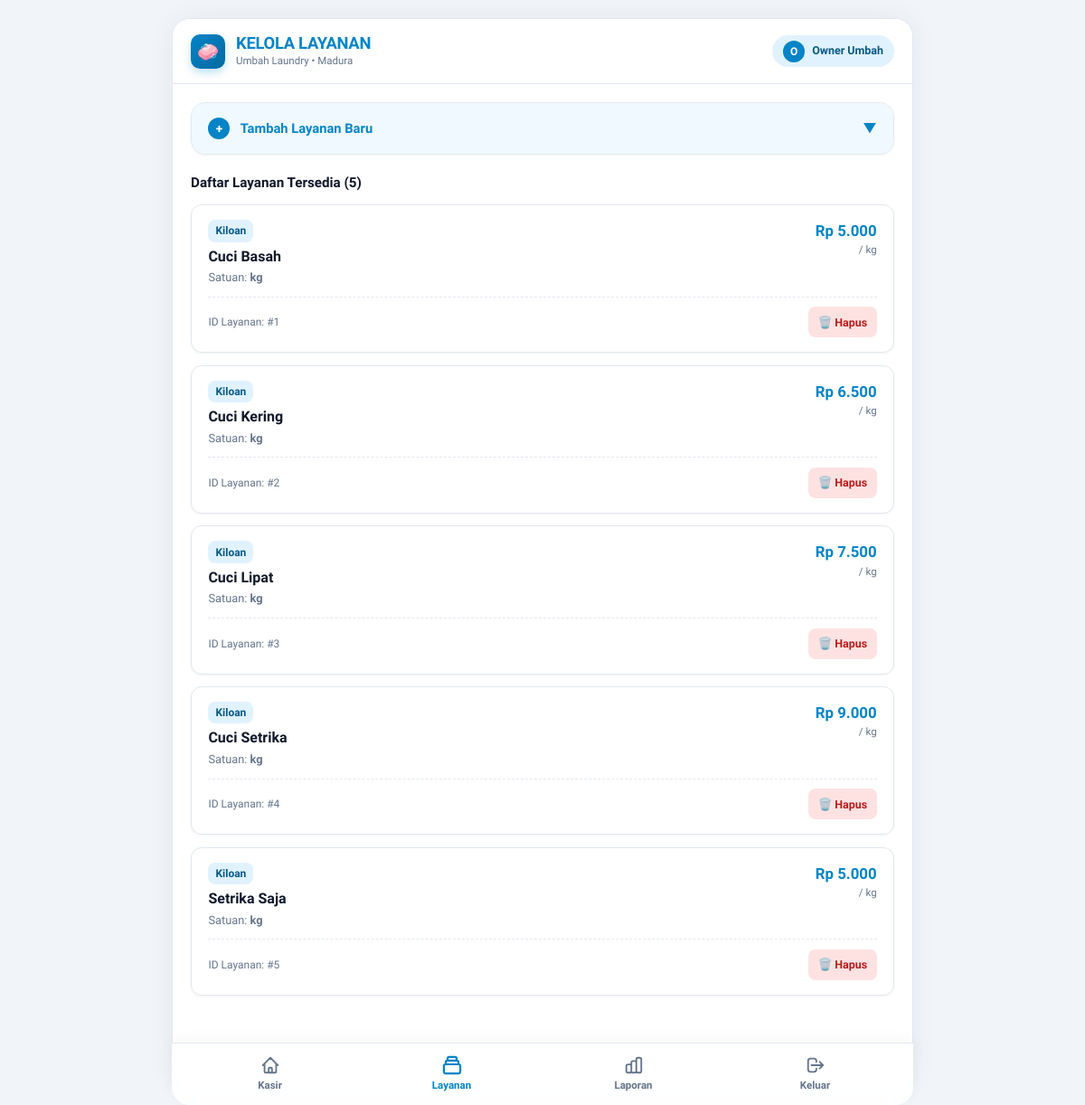
Screenshot of /services.php (signed in) with the database file from the repository.
### tables this page shows
CREATE TABLE IF NOT EXISTS layanan (
    id INT AUTO_INCREMENT PRIMARY KEY,
    nama_layanan VARCHAR(100) NOT NULL,
    kategori VARCHAR(50) NOT NULL,
    satuan VARCHAR(20) NOT NULL DEFAULT 'kg',
    harga_per_satuan DECIMAL(10, 2) NOT NULL,
    created_at TIMESTAMP DEFAULT CURRENT_TIMESTAMP
);

### classes/Layanan.php (called while the page is built, shortened)
<?php
class Layanan {
    private PDO $db;
    private string $table = "layanan";
    public function __construct(PDO $db) {
        $this->db = $db;
    }
    public function getAll(): array {
        $stmt = $this->db->prepare("SELECT * FROM {$this->table} ORDER BY id ASC");
        $stmt->execute();
        return $stmt->fetchAll();
    }
}

### services.php (the view, shortened to what this page needs)
<?php
require_once __DIR__ . '/classes/Layanan.php';
$db = (new Database())->getConnection();
$layananModel = new Layanan($db);
$services = $layananModel->getAll();
?>
<!DOCTYPE html>
<html lang="id">
<head>
    <link rel="stylesheet" href="assets/css/chingu-style.css">
</head>
<body>
<div class="app-container">
    <header class="top-header">
        <div class="brand-wrapper">
            <div class="brand-logo-icon">🧼</div>
            <div>
                <a href="index.php" class="brand-title">KELOLA LAYANAN</a>
                <div class="brand-loc">Umbah Laundry • Madura</div>
            </div>
        </div>
        <div class="user-badge">
            <div class="user-badge-avatar"><?= strtoupper(substr($_SESSION['user']['nama'], 0, 1)) ?></div>
            <div class="user-badge-name"><?= htmlspecialchars($_SESSION['user']['nama']) ?></div>
        </div>
    </header>
    <div class="content">
        <details class="collapse-card">
            <summary class="collapse-summary">
                <span><span class="badge-icon">+</span> Tambah Layanan Baru</span>
                <span>▼</span>
            </summary>
        </details>
        <div style="display: flex; justify-content: space-between; align-items: center; margin-bottom: 0.75rem;">
            <h4 style="font-size: 0.95rem; font-weight: 700;">Daftar Layanan Tersedia (<?= count($services) ?>)</h4>
        </div>
        <div class="order-list">
            <?php if (empty($services)): ?>
                <div style="text-align: center; color: var(--text-muted); font-size: 0.85rem; padding: 2.5rem 1rem;">
                    Belum ada layanan terdaftar.
                </div>
            <?php else: ?>
                <?php foreach ($services as $srv): ?>
                    <div class="order-card" style="padding: 1rem 1.15rem;">
                        <div class="order-card-header">
                            <div>
                                <span class="order-code"><?= htmlspecialchars($srv['kategori']) ?></span>
                                <h5><?= htmlspecialchars($srv['nama_layanan']) ?></h5>
                                <div class="order-card-meta">
                                    Satuan: <strong><?= htmlspecialchars($srv['satuan']) ?></strong>
                                </div>
                            </div>
                            <div style="text-align: right;">
                                <div class="order-price">
                                    Rp <?= number_format($srv['harga_per_satuan'], 0, ',', '.') ?>
                                </div>
                                <div style="font-size: 0.72rem; color: var(--text-muted);">
                                    / <?= htmlspecialchars($srv['satuan']) ?>
                                </div>
                            </div>
                        </div>
                        <div class="order-card-actions">
                            <span style="font-size: 0.75rem; color: var(--text-muted);">
                                ID Layanan: #<?= $srv['id'] ?>
                            </span>
                            <form method="POST" action="services.php" onsubmit="return confirm('Hapus layanan <?= htmlspecialchars(addslashes($srv['nama_layanan'])) ?>?')">
                                <button type="submit" class="btn-sm btn-sm-danger">
                                    🗑️ Hapus
                                </button>
                            </form>
                        </div>
                    </div>
                <?php endforeach; ?>
            <?php endif; ?>
        </div>
    </div>
    <nav class="bottom-nav">
        <a href="kasir.php" class="nav-item">
            <svg fill="none" stroke="currentColor" viewBox="0 0 24 24">
                <path stroke-linecap="round" stroke-linejoin="round" d="M3 12l2-2m0 0l7-7 7 7M5 10v10a1 1 0 001 1h3m10-11l2 2m-2-2v10a1 1 0 01-1 1h-3m-6 0a1 1 0 001-1v-4a1 1 0 011-1h2a1 1 0 011 1v4a1 1 0 001 1m-6 0h6" />
            </svg>
            Kasir
        </a>
        <a href="services.php" class="nav-item active">
            <svg fill="none" stroke="currentColor" viewBox="0 0 24 24">
                <path stroke-linecap="round" stroke-linejoin="round" d="M19 11H5m14 0a2 2 0 012 2v6a2 2 0 01-2 2H5a2 2 0 01-2-2v-6a2 2 0 012-2m14 0V9a2 2 0 00-2-2M5 11V9a2 2 0 012-2m0 0V5a2 2 0 012-2h6a2 2 0 012 2v2M7 7h10" />
            </svg>
            Layanan
        </a>
        <a href="laporan.php" class="nav-item">
            Laporan
        </a>
        <a href="logout.php" class="nav-item" onclick="return confirm('Apakah Anda yakin ingin keluar dari sistem?')">
            <svg fill="none" stroke="currentColor" viewBox="0 0 24 24">
                <path stroke-linecap="round" stroke-linejoin="round" d="M17 16l4-4m0 0l-4-4m4 4H7m6 4v1a3 3 0 01-3 3H6a3 3 0 01-3-3V7a3 3 0 013-3h4a3 3 0 013 3v1" />
            </svg>
            Keluar
        </a>
    </nav>
</div>
</body>
</html>

### rows the page displays
layanan: kategori "Kiloan", nama_layanan "Cuci Basah", satuan "kg", harga_per_satuan "5.000", id "1"
layanan: kategori "Kiloan", nama_layanan "Cuci Kering", satuan "kg", harga_per_satuan "6.500", id "2"
layanan: kategori "Kiloan", nama_layanan "Cuci Lipat", satuan "kg", harga_per_satuan "7.500", id "3"
layanan: kategori "Kiloan", nama_layanan "Cuci Setrika", satuan "kg", harga_per_satuan "9.000", id "4"
layanan: kategori "Kiloan", nama_layanan "Setrika Saja", satuan "kg", harga_per_satuan "5.000", id "5"

### other values shown
substr($_SESSION['user']['nama'], 0, 1) "O"
$_SESSION['user']['nama'] "Owner Umbah"
count($services) "5"
